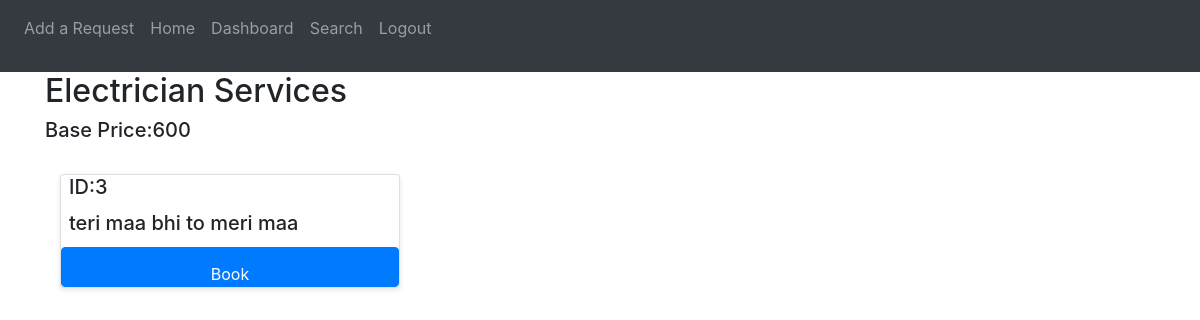
The app's page /customer/request/3 (signed in) with its own data.
### website/models.py (models this page shows)
class Service(db.Model):
    __tablename__ = "service"
    id = db.Column(db.Integer, primary_key=True)
    name = db.Column(db.String(80), nullable=False)
    description = db.Column(db.String, nullable=False)
    base_price=db.Column(db.Integer,nullable=False)
    service_professional=db.relationship('Service_professional')

class Service_professional(db.Model,UserMixin):
    __tablename__ = "service_professional"
    id = db.Column(db.Integer, primary_key=True)
    service_id=db.Column(db.Integer,db.ForeignKey('service.id'))
    email = db.Column(db.String(80), unique=True, nullable=False)
    name = db.Column(db.String(80), nullable=False)
    experience=db.Column(db.Integer)
    data = db.Column(db.LargeBinary)
    password = db.Column(db.String, nullable=False)
    date_created=db.Column(db.DateTime(),default=datetime.now())
    description = db.Column(db.String, nullable=False)
    address=db.Column(db.String(80),nullable=False)
    pincode=db.Column(db.Integer,nullable=False)
    verification_status=db.Column(db.String,default="pending")
    service_requests = db.relationship('Service_request', secondary="prof_req")

### website/views.py (the view)
@views.route("/customer/request/<int:service_id>",methods=["GET","POST"])
def add_service(service_id ):
    if request.method=="POST":
        print(current_user)
        newService_request=Service_request(service_id=service_id,customer_id=int(current_user.id))
        db.session.add(newService_request)
        db.session.commit()
        return redirect(url_for("views.customer"))
    else:
      service= Service.query.get(service_id)
      services=Service_professional.query.filter_by(service_id=service.id)
      customer_id=current_user.id
    return render_template("new_request.html",service=service,customer_id=customer_id,services=services)

### website/__init__.py (called while the page is built, shortened)
def create_app():
    app = Flask(__name__)
    app.config['SECRET_KEY'] = 'hjshjhdjah kjshkjdhjs'
    app.config['SQLALCHEMY_DATABASE_URI'] = f'sqlite:///{DB_NAME}'
    db.init_app(app)
    from .views import views
    from .auth import auth
    app.register_blueprint(views, url_prefix='/')
    app.register_blueprint(auth, url_prefix='/')
    from .models import Admin,Service,Service_professional,Service_request,Customer
    with app.app_context():
        db.create_all()
    login_manager = LoginManager()
    login_manager.login_view = 'auth.login'
    login_manager.init_app(app)
    @login_manager.user_loader
    def load_user(id):
         user = Customer.query.get(id)
         if user:
             return user
    return app

### website/templates/new_request.html
{% extends "base.html"%}{%block css%}<link rel="stylesheet" href="{{ url_for('static', filename='home.css') }}">{%endblock%}
{%block title%}Add Request{%endblock%} {%block welcome%}<p class="nav-item nav-link">
    Add a Request</p>{%endblock%}
{% block content %}
<h2>{{service.name}}</h2>
<h5> Base Price:{{service.base_price}}</h5>
<div class="container pt-4">
    <div class="row">
    {%for servce in services%}
    <div class="col-4">
        <div class="card">
    <h5 class="card-title pl-2">ID:{{service.id}}</h5>
    <h5 class="card-title pl-2">{{ servce.description}}</h5>
    <form method="POST" class="btn btn-primary" style="height: 40px;"><button class="btn btn-primary" style="height: 40px;">Book</button></form>
</div>  </div>
    {%endfor%}
</div>
</div>
{%endblock%}

### website/static/home.css (style rules this page uses)
.card { overflow: hidden; box-shadow: 0 2px 5px rgba(0, 0, 0, 0.1); transition: transform 0.3s ease, box-shadow 0.3s ease; }

### records on screen
Service: name "Electrician Services", base_price "600", id "3"
Service_professional: description "teri maa bhi to meri maa"
